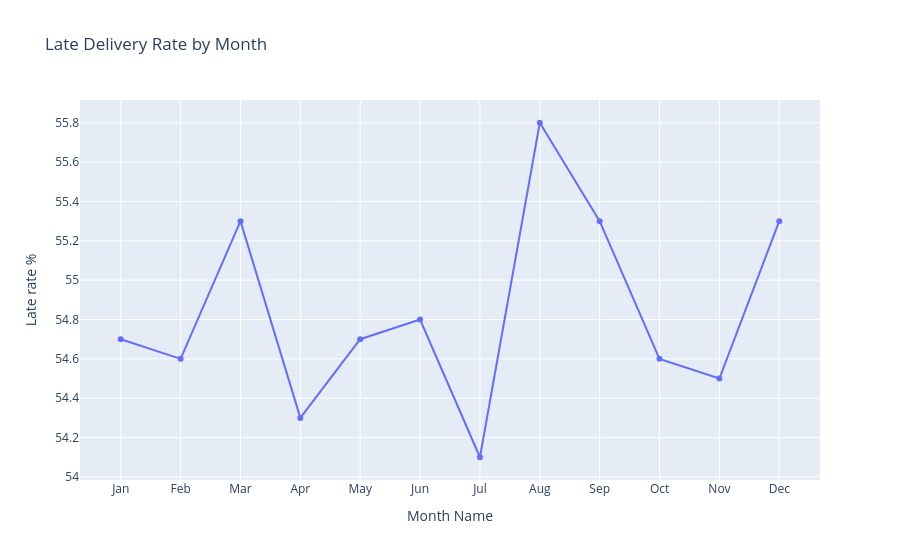

Notebook cell for this chart:
### Markdown cell above
## Late Delivery Rate by Department

Pet Shop has the highest late delivery rate, but the range across all departments
is remarkably tight  between 55% and 58%.

This near-uniform distribution tells us something important: delays are NOT
product or department specific. No single department is being prioritised or
neglected in fulfillment.

For feature engineering, this means Department Name will likely have low predictive
power on its own. We will include it but not engineer heavy features around it.
The real signal lies in shipping mode, geography, and order processing time.

### Code cell
df['order_month']=df['order date (DateOrders)'].dt.month
month_delay=df.groupby("order_month")['Late_delivery_risk'].mean().reset_index()
month_delay['Late rate %']=(month_delay['Late_delivery_risk']*100).round(1)
month_delay['Month Name']=pd.to_datetime(month_delay.order_month,format="%m").dt.strftime('%b')
fig = px.line(month_delay, x='Month Name', y='Late rate %',
              title='Late Delivery Rate by Month',
              markers=True)
fig.show()

### Figure 1 — Plotly figure (JSON) as saved in the notebook; plotly's stock layout.template omitted (floating-point values rounded to 4 significant figures)
{"data": [{"hovertemplate": "Month Name=%{x}<br>Late rate %=%{y}<extra></extra>", "legendgroup": "", "line": {"color": "#636efa", "dash": "solid"}, "marker": {"symbol": "circle"}, "mode": "lines+markers", "name": "", "orientation": "v", "showlegend": false, "type": "scatter", "x": ["Jan", "Feb", "Mar", "Apr", "May", "Jun", "Jul", "Aug", "Sep", "Oct", "Nov", "Dec"], "xaxis": "x", "y": [54.7, 54.6, 55.3, 54.3, 54.7, 54.8, 54.1, 55.8, 55.3, 54.6, 54.5, 55.3], "yaxis": "y"}], "layout": {"legend": {"tracegroupgap": 0}, "title": {"text": "Late Delivery Rate by Month"}, "xaxis": {"anchor": "y", "domain": [0, 1], "title": {"text": "Month Name"}}, "yaxis": {"anchor": "x", "domain": [0, 1], "title": {"text": "Late rate %"}}}}
